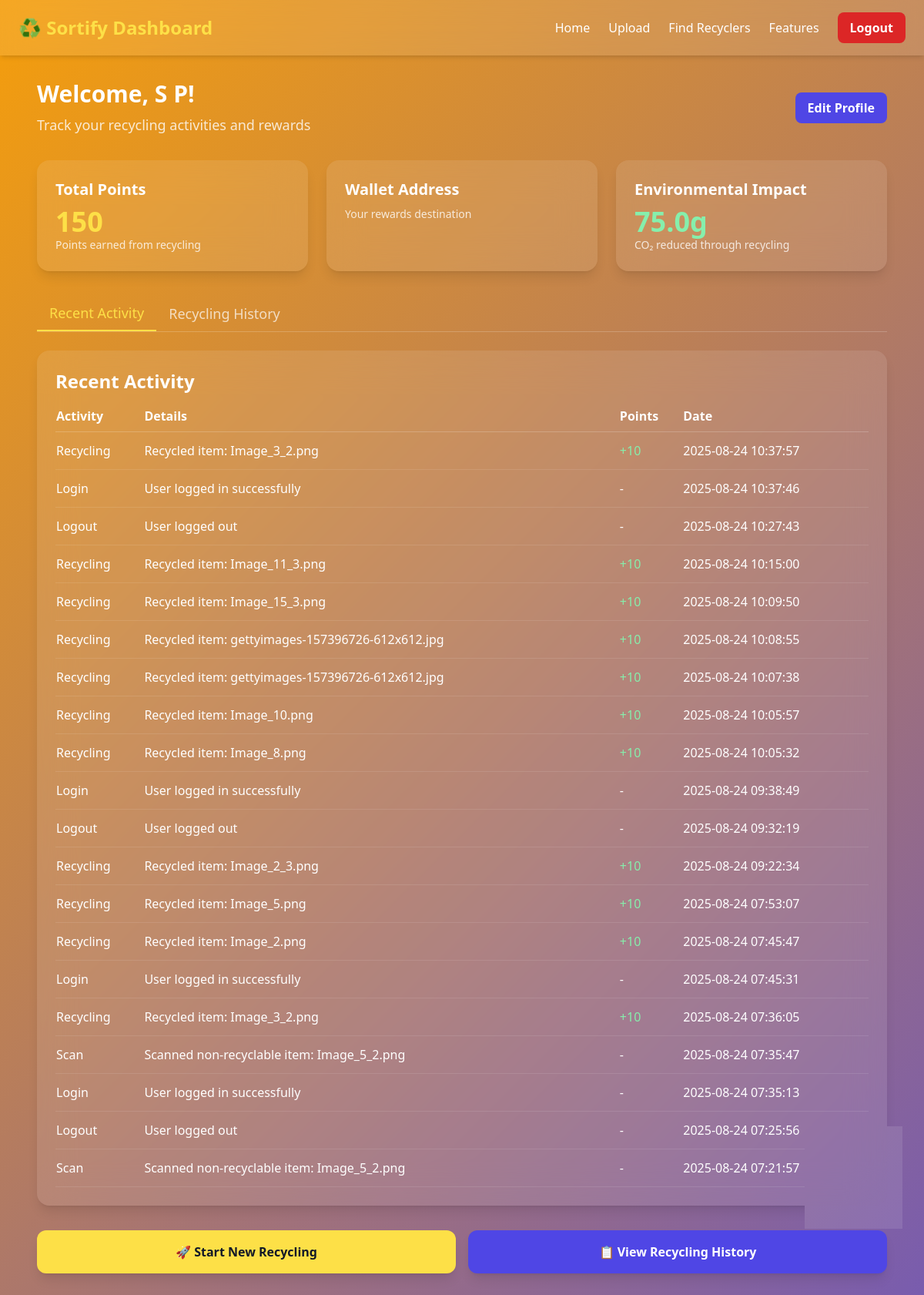
The app's page /dashboard (signed in) with its own data.
### tables this page shows
CREATE TABLE user_activity
                 (id INTEGER PRIMARY KEY AUTOINCREMENT,
                  user_id INTEGER NOT NULL,
                  activity_type TEXT NOT NULL,
                  activity_details TEXT,
                  points_earned INTEGER DEFAULT 0,
                  created_at TIMESTAMP DEFAULT CURRENT_TIMESTAMP,
                  FOREIGN KEY (user_id) REFERENCES users (id));

### app.py (the view)
@app.route("/dashboard")
@login_required
def dashboard():
    conn = sqlite3.connect('users.db')
    c = conn.cursor()
    c.execute('''SELECT activity_type, activity_details, points_earned, created_at
                 FROM user_activity
                 WHERE user_id = ?
                 ORDER BY created_at DESC
                 LIMIT 20''', (session['user_id'],))
    activities = c.fetchall()
    c.execute('''SELECT SUM(points_earned) FROM user_activity WHERE user_id = ?''',
              (session['user_id'],))
    total_points = c.fetchone()[0] or 0
    c.execute('''SELECT wallet_address FROM users WHERE id = ?''', (session['user_id'],))
    wallet_result = c.fetchone()
    wallet_address = wallet_result[0] if wallet_result else "Not set"
    conn.close()
    return render_template("dashboard.html",
                         user_name=session.get('user_name'),
                         activities=activities,
                         total_points=total_points,
                         wallet_address=wallet_address)

### app.py (called while the page is built)
def login_required(f):
    @wraps(f)
    def decorated_function(*args, **kwargs):
        if 'user_id' not in session:
            flash('Please log in to access this page.', 'warning')
            return redirect(url_for('landing'))
        return f(*args, **kwargs)
    return decorated_function

### templates/dashboard.html (shortened to what this page needs)
<!DOCTYPE html>
<html lang="en">
<head>
    <script src="https://cdn.tailwindcss.com"></script>
</head>
<body class="min-h-screen text-white">
    <header class="w-full bg-white bg-opacity-10 backdrop-blur-lg shadow-md">
        <div class="max-w-7xl mx-auto px-6 py-4 flex justify-between items-center">
            <h1 class="text-2xl font-extrabold text-yellow-300">♻️ Sortify Dashboard</h1>
            <nav class="flex items-center gap-6">
                <a href="{{ url_for('landing') }}" class="hover:text-yellow-300 transition">Home</a>
                <a href="{{ url_for('upload_page') }}" class="hover:text-yellow-300 transition">Upload</a>
                <a href="{{ url_for('recyclers_page') }}" class="hover:text-yellow-300 transition">Find Recyclers</a>
                <a href="{{ url_for('features_page') }}" class="hover:text-yellow-300 transition">Features</a>
                <a href="{{ url_for('logout') }}" class="px-4 py-2 bg-red-600 rounded-lg font-semibold hover:bg-red-700 transition">
                    Logout
                </a>
            </nav>
        </div>
    </header>
    <main class="max-w-6xl mx-auto px-6 py-8">
        <div class="mb-8 flex justify-between items-center">
            <div>
                <h2 class="text-3xl font-bold mb-2">Welcome, {{ user_name }}!</h2>
                <p class="text-lg opacity-80">Track your recycling activities and rewards</p>
            </div>
            <button onclick="openEditProfileModal()" class="px-4 py-2 bg-indigo-600 rounded-lg font-semibold hover:bg-indigo-700 transition">
                Edit Profile
            </button>
        </div>
        <div class="grid grid-cols-1 md:grid-cols-3 gap-6 mb-8">
            <div class="bg-white bg-opacity-10 backdrop-blur-xl p-6 rounded-2xl shadow-lg">
                <h3 class="text-xl font-semibold mb-2">Total Points</h3>
                <p class="text-4xl font-bold text-yellow-300">{{ total_points }}</p>
                <p class="text-sm opacity-80">Points earned from recycling</p>
            </div>
            <div class="bg-white bg-opacity-10 backdrop-blur-xl p-6 rounded-2xl shadow-lg">
                <h3 class="text-xl font-semibold mb-2">Wallet Address</h3>
                <p class="text-sm opacity-80">Your rewards destination</p>
            </div>
            <div class="bg-white bg-opacity-10 backdrop-blur-xl p-6 rounded-2xl shadow-lg">
                <h3 class="text-xl font-semibold mb-2">Environmental Impact</h3>
                <p class="text-4xl font-bold text-green-300">{{ total_points * 0.5 }}g</p>
                <p class="text-sm opacity-80">CO₂ reduced through recycling</p>
            </div>
        </div>
        <div class="flex border-b border-white border-opacity-20 mb-6">
            <button class="tab-button px-4 py-2 font-medium text-lg border-b-2 border-yellow-300 text-yellow-300" data-tab="recent-activity">
                Recent Activity
            </button>
            <button class="tab-button px-4 py-2 font-medium text-lg opacity-70 hover:opacity-100 transition" data-tab="recycling-history">
                Recycling History
            </button>
        </div>
        <div id="recent-activity" class="tab-content">
            <div class="bg-white bg-opacity-10 backdrop-blur-xl p-6 rounded-2xl shadow-lg">
                <h3 class="text-2xl font-semibold mb-4">Recent Activity</h3>
                {% if activities %}
                <div class="overflow-x-auto">
                    <table class="w-full text-left">
                        <thead>
                            <tr class="border-b border-white border-opacity-20">
                                <th class="pb-2">Activity</th>
                                <th class="pb-2">Details</th>
                                <th class="pb-2">Points</th>
                                <th class="pb-2">Date</th>
                            </tr>
                        </thead>
                        <tbody>
                            {% for activity in activities %}
                            <tr class="border-b border-white border-opacity-10">
                                <td class="py-3 capitalize">{{ activity[0] }}</td>
                                <td class="py-3">{{ activity[1] }}</td>
                                <td class="py-3">
                                    {% if activity[2] > 0 %}
                                    <span class="text-green-300">+{{ activity[2] }}</span>
                                    {% else %}
                                    <span>-</span>
                                    {% endif %}
                                </td>
                                <td class="py-3">{{ activity[3].split('.')[0] }}</td>
                            </tr>
                            {% endfor %}
                        </tbody>
                    </table>
                </div>
                {% else %}
                <p class="text-center py-8 opacity-70">No activity yet. Start recycling to earn points!</p>
                {% endif %}
            </div>
        </div>
        <div class="mt-8 flex flex-col sm:flex-row gap-4">
            <a href="{{ url_for('upload_page') }}" class="flex-1 px-6 py-4 bg-yellow-300 text-gray-900 rounded-xl font-bold text-center shadow-lg transform transition hover:scale-105 hover:bg-yellow-400">
                🚀 Start New Recycling
            </a>
            <button onclick="showRecyclingHistory()" class="flex-1 px-6 py-4 bg-indigo-600 text-white rounded-xl font-bold text-center shadow-lg transform transition hover:scale-105 hover:bg-indigo-700">
                📋 View Recycling History
            </button>
        </div>
    </main>
</body>
</html>

### templates/dashboard.html (style rules this page uses)
body { background: linear-gradient(-45deg, #16a34a, #2563eb, #4f46e5, #f59e0b); background-size: 400% 400%; animation: gradientBG 12s ease infinite; }

### records on screen
user_activity: activity_type "Recycling", activity_details "Recycled item: Image_3_2.png", points_earned "10", created_at "2025-08-24 10:37:57"
user_activity: activity_type "Login", activity_details "User logged in successfully", created_at "2025-08-24 10:37:46"
user_activity: activity_type "Logout", activity_details "User logged out", created_at "2025-08-24 10:27:43"
user_activity: activity_type "Recycling", activity_details "Recycled item: Image_11_3.png", points_earned "10", created_at "2025-08-24 10:15:00"
user_activity: activity_type "Recycling", activity_details "Recycled item: Image_15_3.png", points_earned "10", created_at "2025-08-24 10:09:50"
user_activity: activity_type "Recycling", activity_details "Recycled item: gettyimages-157396726-612x612.jpg", points_earned "10", created_at "2025-08-24 10:08:55"
user_activity: activity_type "Recycling", activity_details "Recycled item: gettyimages-157396726-612x612.jpg", points_earned "10", created_at "2025-08-24 10:07:38"
user_activity: activity_type "Recycling", activity_details "Recycled item: Image_10.png", points_earned "10", created_at "2025-08-24 10:05:57"
user_activity: activity_type "Recycling", activity_details "Recycled item: Image_8.png", points_earned "10", created_at "2025-08-24 10:05:32"
user_activity: activity_type "Login", activity_details "User logged in successfully", created_at "2025-08-24 09:38:49"
user_activity: activity_type "Logout", activity_details "User logged out", created_at "2025-08-24 09:32:19"
user_activity: activity_type "Recycling", activity_details "Recycled item: Image_2_3.png", points_earned "10", created_at "2025-08-24 09:22:34"
user_activity: activity_type "Recycling", activity_details "Recycled item: Image_5.png", points_earned "10", created_at "2025-08-24 07:53:07"
user_activity: activity_type "Recycling", activity_details "Recycled item: Image_2.png", points_earned "10", created_at "2025-08-24 07:45:47"
user_activity: activity_type "Login", activity_details "User logged in successfully", created_at "2025-08-24 07:45:31"
user_activity: activity_type "Recycling", activity_details "Recycled item: Image_3_2.png", points_earned "10", created_at "2025-08-24 07:36:05"
user_activity: activity_type "Scan", activity_details "Scanned non-recyclable item: Image_5_2.png", created_at "2025-08-24 07:35:47"
user_activity: activity_type "Login", activity_details "User logged in successfully", created_at "2025-08-24 07:35:13"
user_activity: activity_type "Logout", activity_details "User logged out", created_at "2025-08-24 07:25:56"
user_activity: activity_type "Scan", activity_details "Scanned non-recyclable item: Image_5_2.png", created_at "2025-08-24 07:21:57"

### other values on screen
{{ user_name }} "S P"
{{ total_points }} "150"
{{ total_points * 0.5 }} "75.0"
